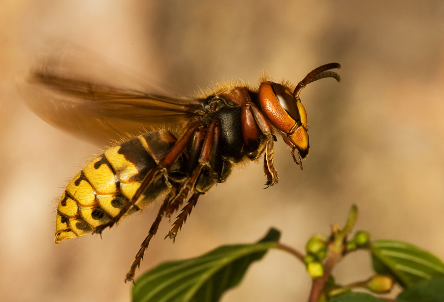
#> input picture Cvičení 9/data/Cv09_obr.bmp, 444 x 302 px
$ python main.py
#> lines starting #> are read from the running program, lines starting #| are printed output that depends on the picture
from pathlib import Path
import cv2
import numpy as np
import matplotlib.pyplot as plt

def pca(image):
    depth = image.shape[2]
    vectors = []

    # Převod kanálů na řádkové vektory
    for channel in range(depth):
        vectors.append(image[:,:,channel].flatten())

    # Výpočet středního vektoru
    # np.add.reduce(vectors) sečte vektory v poli vectors po prvcích
    effective_vector = np.add.reduce(vectors) / depth
    # Odchylky vektorů od středního vektoru
    std_deviation = np.array([np.subtract(x, effective_vector) for x in vectors])
    # Kovarianční matice
    covariance = np.cov(std_deviation)
    # Výpočet vlastních čísel a vlastních vektorů
    eigenvalues, eigenvectors = np.linalg.eig(covariance)
    # Seřazení vlastních čísel
    sorted_indexes = np.argsort(eigenvalues)

    eigvecs = eigenvectors[:,sorted_indexes]
    eigenspace = np.matmul(eigvecs, std_deviation)

    # Reálně si myslim, že ty vlastní vektory musí bejt nečim vynásobený, to jinak nedává smysl
    return np.array([np.add(v, effective_vector) for v in eigenspace])

def main():
    image = cv2.imread(Path("data/Cv09_obr.bmp").as_posix())
#> image is the input picture: shape (302, 444, 3); mean B, G, R 70.5, 125, 164.3
    image = cv2.cvtColor(image, cv2.COLOR_BGR2RGB)
    width = image.shape[0]
#> width = 302
    height = image.shape[1]
#> height = 444

    result = pca(image)
#> after the loop in pca, `for channel in range(depth):`: vectors = 3 items
#> in pca, `covariance = np.cov(std_deviation)`: covariance = [[177.2, 3.06, -180.3], [3.06, 64.05, -67.11], [-180.3, -67.11, 247.4]]
#> in pca, `eigenvalues, eigenvectors = np.linalg.eig(covariance)`: eigenvalues = [404.6, 7.1e-15, 84.1]; eigenvectors = [[-0.615, -0.577, -0.537], [-0.158, -0.577, 0.801], [0.773, -0.577, -0.264]]
#> in pca, `sorted_indexes = np.argsort(eigenvalues)`: sorted_indexes = [1, 2, 0]
#> in pca, `eigvecs = eigenvectors[:,sorted_indexes]`: eigvecs = [[-0.577, -0.537, -0.615], [-0.577, 0.801, -0.158], [-0.577, -0.264, 0.773]]

    print(result, result.shape)
#> (printed output is left out)
    plt.figure("Komponenty PCA")
    plt.subplot(2, 2, 1)
    plt.title("Původní obrázek")
    plt.imshow(image)

    plt.subplot(2, 2, 2)
    plt.title("První hlavní komponenta")
    plt.imshow(np.reshape(result[0], (width, height)), cmap="gray")

    plt.subplot(2, 2, 3)
    plt.title("Druhá hlavní komponenta")
    plt.imshow(np.reshape(result[1], (width, height)), cmap="gray")

    plt.subplot(2, 2, 4)
    plt.title("Třetí hlavní komponenta")
    plt.imshow(np.reshape(result[2], (width, height)), cmap="gray")

    plt.show(block=False)
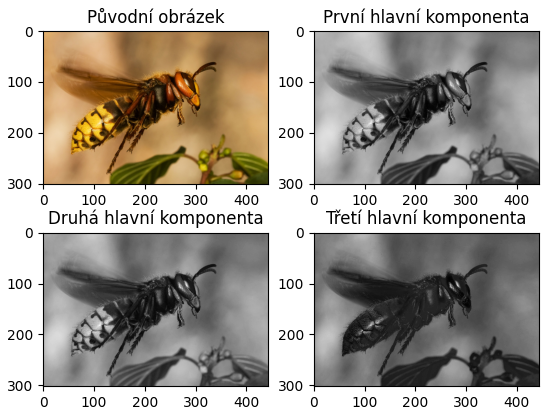
#> figure drawn by matplotlib, 4 panels

    plt.figure("Porovnání")
    plt.subplot(2, 2, 1)
    plt.title("Výsledek PCA")
    plt.imshow(np.reshape(result[0], (width, height)), cmap="gray")

    plt.subplot(2, 2, 2)
    plt.title("Výsledek RGB2GRAY")
    plt.imshow(cv2.cvtColor(image.copy(), cv2.COLOR_RGB2GRAY), cmap="gray")

    plt.subplot(2,2,3)
    plt.title("Histogram PCA")
    plt.hist(result[0], bins=256)

    plt.subplot(2,2,4)
    plt.title("Histogram RGB2GRAY")
    plt.hist(cv2.cvtColor(image.copy(), cv2.COLOR_RGB2GRAY).ravel(), bins=256)

    plt.show()
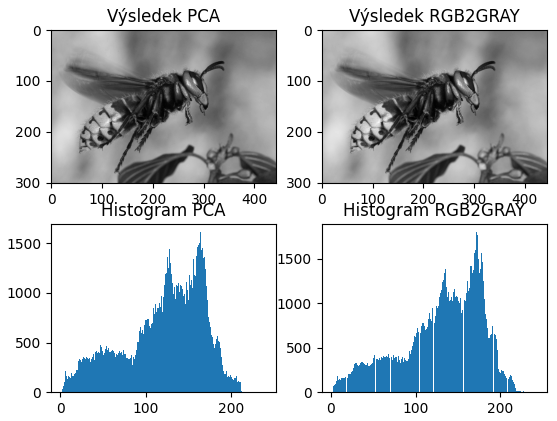
#> figure drawn by matplotlib, 4 panels; panel 3: tallest bar 1611 high, from x = 163.4 to 164.4; panel 4: tallest bar 1799 high, from x = 171.2 to 172.1


if __name__ == "__main__":
    main()
